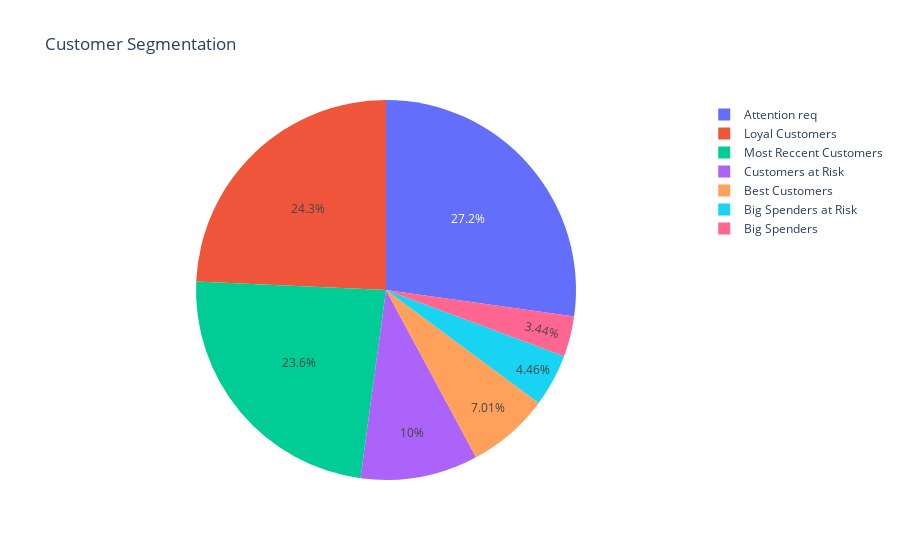

The notebook cell saved with this chart:
### Code cell
fig = px.pie(df, values='Number of Customers', names='Segments', title='Customer Segmentation')
fig.show()

### Figure 1 — Plotly figure (JSON) as saved in the notebook; plotly's stock layout.template omitted (floating-point values rounded to 4 significant figures)
{"data": [{"domain": {"x": [0, 1], "y": [0, 1]}, "hovertemplate": "Segments=%{label}<br>Number of Customers=%{value}<extra></extra>", "labels": ["Attention req", "Best Customers", "Big Spenders", "Big Spenders at Risk", "Customers at Risk", "Loyal Customers", "Most Reccent Customers"], "legendgroup": "", "name": "", "showlegend": true, "type": "pie", "values": [610, 157, 77, 100, 224, 544, 528]}], "layout": {"legend": {"tracegroupgap": 0}, "title": {"text": "Customer Segmentation"}}}
